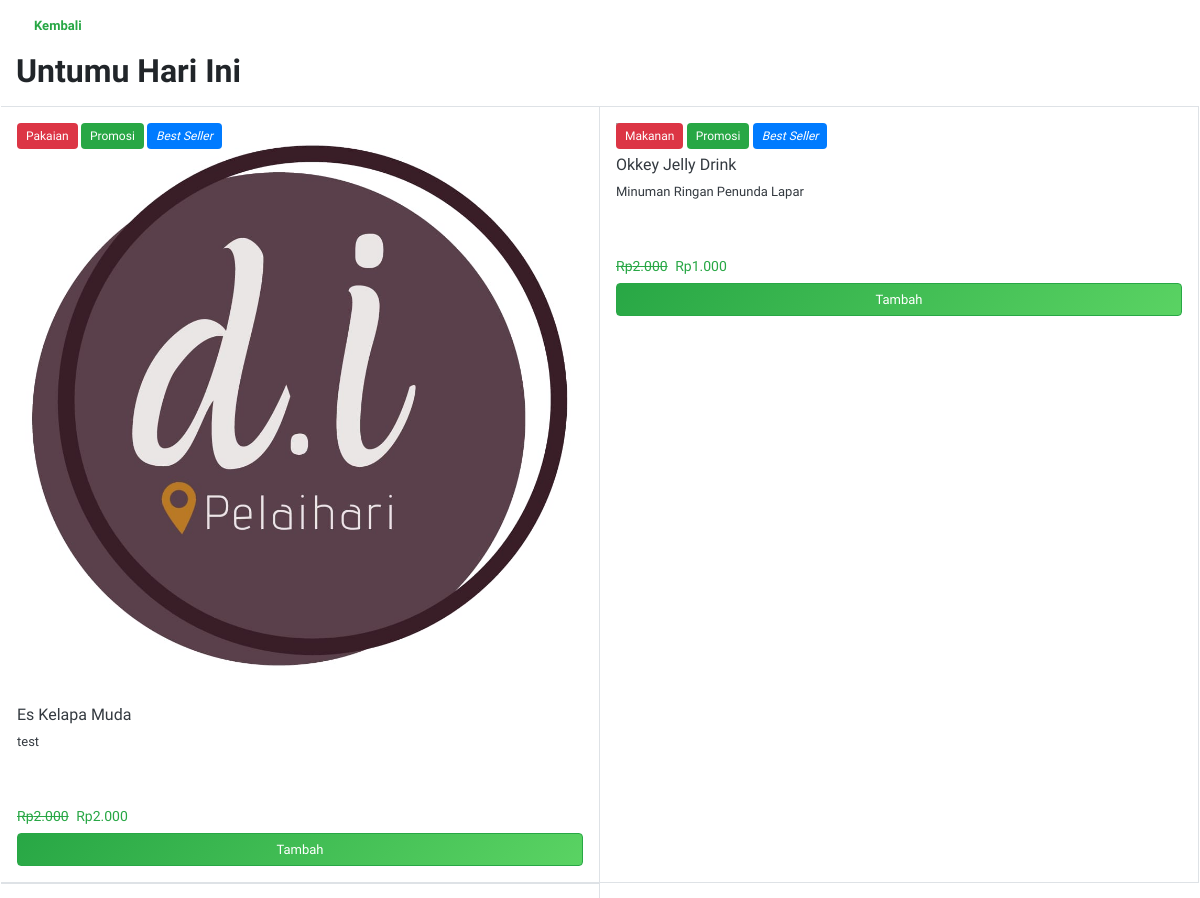
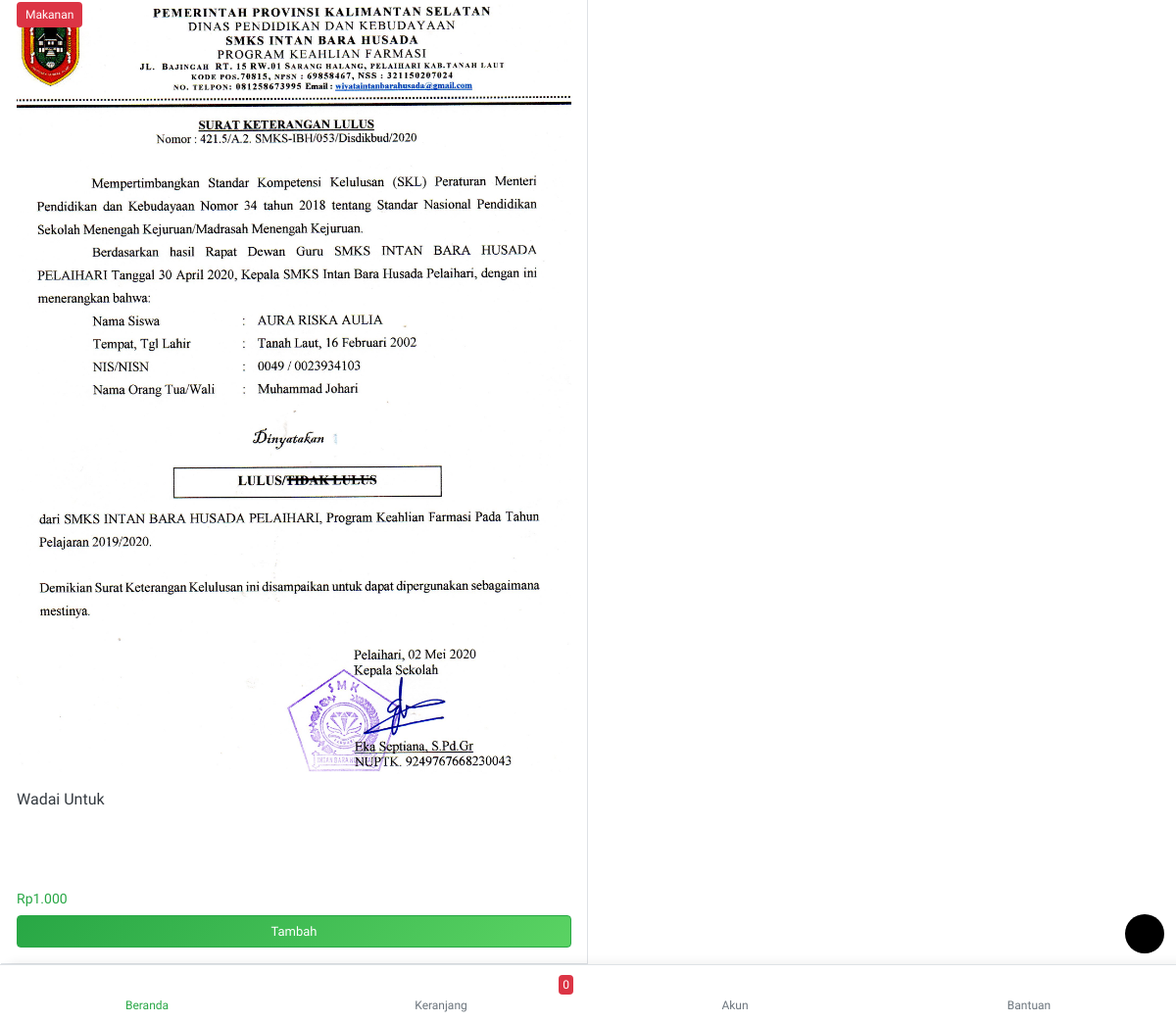
The page /beranda/produk/untumu-hari-ini on the database as committed earlier (2 pictures, top to bottom).
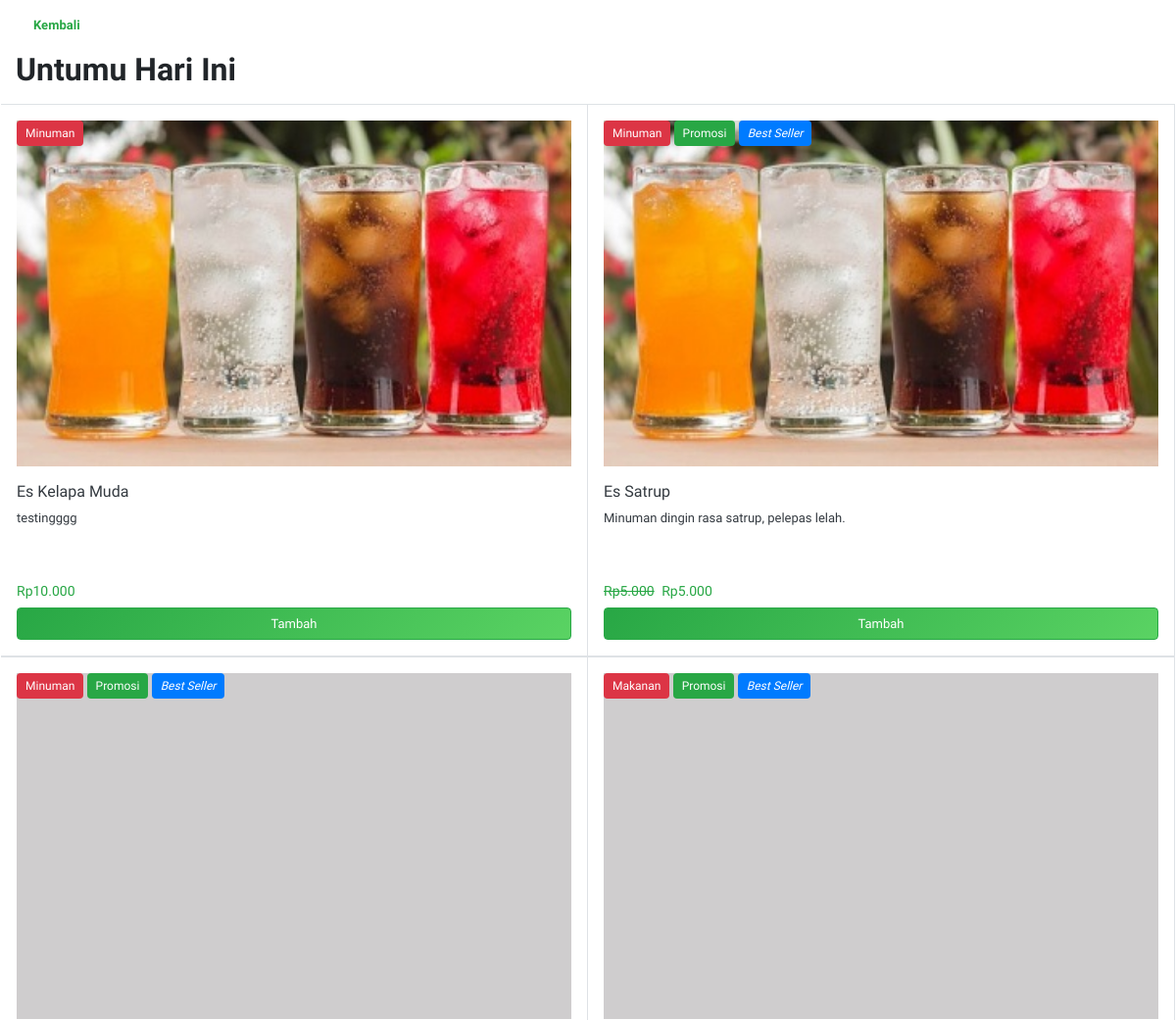
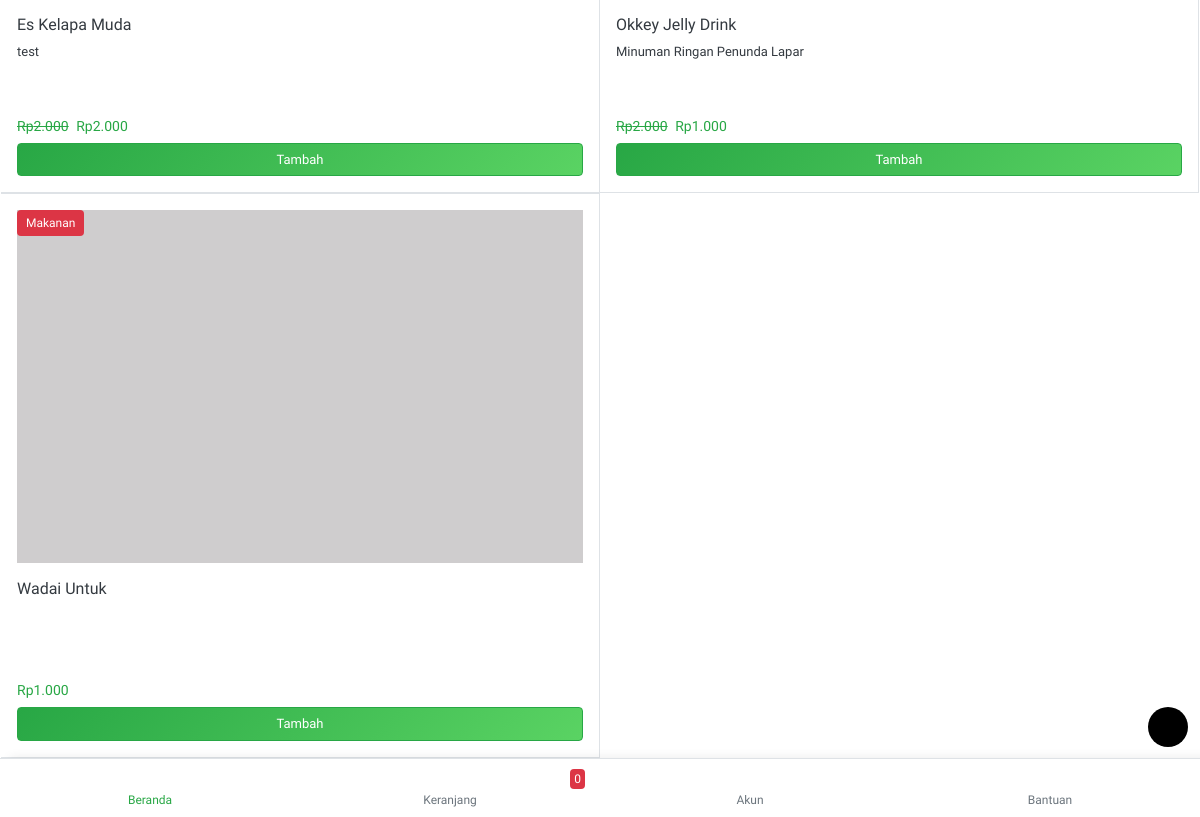
The same page on the database as committed later (2 pictures, top to bottom).
### tables this page shows
CREATE TABLE `tb_produk` (
  `id_produk` int(11) NOT NULL,
  `id_kategori` int(11) NOT NULL,
  `nama_produk` varchar(50) NOT NULL,
  `harga` varchar(50) NOT NULL,
  `harga_promosi` varchar(50) NOT NULL,
  `deskripsi` text NOT NULL,
  `gambar` varchar(100) NOT NULL,
  `promosi` int(11) NOT NULL,
  `terlaris` int(11) NOT NULL
);

CREATE TABLE `tb_kategori` (
  `id_kategori` int(11) NOT NULL,
  `nama_kategori` varchar(50) NOT NULL,
  `slug` varchar(50) NOT NULL,
  `icon` varchar(20) NOT NULL
);

### application/controllers/Beranda.php (called while the page is built, shortened)
<?php
class Beranda extends CI_Controller {
	function __construct(){
		$this->load->model('mberanda');
	}
	public function produk()
	{
		$data['produk'] = $this->uri->segment(3);
		$produk = $this->uri->segment(3);
		if ($produk=="untumu-hari-ini") {
		$data['data_produk'] = $this->mberanda->get_produk1();
		} elseif ($produk=="promo-hari-ini") {
			$data['data_produk'] = $this->mberanda->get_produk2();
		} elseif ($produk=="best-seller") {
			$data['data_produk'] = $this->mberanda->get_produk3();
		} else {
			echo '<script language="javascript">document.location="'.site_url('beranda').'";</script>';
		};
		$this->load->view('tema/head');
		$this->load->view('produk',$data);
		$this->load->view('tema/menu');
		$this->load->view('tema/footer');
	}
}

### index.php (called while the page is built, shortened)
<?php
require_once BASEPATH.'core/CodeIgniter.php';

### application/models/Mberanda.php (called while the page is built, shortened)
<?php if ( ! defined('BASEPATH')) exit('No direct script access allowed');
class Mberanda extends CI_Model {
public function get_produk1()
	{
		$query = $this->db->query("SELECT * FROM `tb_kategori` JOIN tb_produk ON tb_kategori.id_kategori=tb_produk.id_kategori ORDER BY `tb_produk`.`id_produk` DESC");
		return $query;
	}
}

### application/views/produk.php (the view, shortened to what this page needs)
<div class="osahan-listing">
	<div class="p-3 bg-white">
		<div class="d-flex align-items-center">
			<a class="font-weight-bold text-success text-decoration-none" href="<?= site_url() ?>beranda">
				<i class="icofont-rounded-left back-page"></i> Kembali</a>
		</div>
	</div>
	<div class="px-3 bg-white pb-2">
		<div class="pt-0">
			<h2 class="font-weight-bold"><?= ucwords(str_replace("-", " ", htmlspecialchars($produk))); ?></h2>
		</div>
	</div>
	<div class="osahan-listing px-3 bg-white">
		<div class="row">
			<?php
			foreach ($data_produk->result() as $data):
				$nama_produk = strtolower(str_replace(" ", "-", "$data->nama_produk"));
				?>
				<div class="col-6 p-0 border-right border-bottom border-top">
					<div class="list-card-image">
						<a href="<?= base_url() ?>beranda/detail_produk/<?= $nama_produk; ?>" class="text-dark">
							<div class="member-plan position-absolute">
								<span class="badge mt-3 mb-3 ml-3 badge-danger"><?= $data->nama_kategori; ?></span>
								<?= $data->promosi == 0 ? '' : '<span class="badge badge-success">Promosi</span>'; ?>
								<?= $data->terlaris == 0 ? '' : '<span class="badge badge-primary"><i>Best Seller</i></span>'; ?>
							</div>
							<div class="p-3">
								<img src="<?= base_url() ?>file/<?= $data->gambar; ?>"
									 class="img-fluid item-img w-100 mb-3">
								<h6><?= htmlspecialchars($data->nama_produk); ?></h6>
								<p style="height: 60px">
									<?php
									$jml = strlen($data->deskripsi);
									echo $jml <= 100 ? htmlspecialchars($data->deskripsi) : substr(htmlspecialchars($data->deskripsi), 0, 100) . " (Lihat Selengkapnya)";
									?>
								</p>
								<div class="" id="container-button">
									<h6 class="price m-0 text-success">
										<?= $data->promosi == 1 ? '<del class="text-success mr-1">Rp' . number_format($data->harga, 0, ',', '.') . '</del>' . ' Rp' . number_format($data->harga_promosi, 0, ',', '.') : 'Rp' . number_format($data->harga, 0, ',', '.'); ?>
									</h6>
									<button data-id="<?= $data->id_produk ?>"
											id="btn-add-cart"
											class="btn btn-success btn-block ml-auto mt-2">Tambah
									</button>
								</div>
							</div>
						</a>
					</div>
				</div>
			<?php endforeach; ?>
		</div>
	</div>
</div>

### application/views/tema/head.php (shortened to what this page needs)
<!DOCTYPE html>
<html lang="en">
<head>
	<link rel="stylesheet" type="text/css" href="<?php echo base_url() ?>assets2/vendor/slick/slick.min.css"/>
	<link rel="stylesheet" type="text/css" href="<?php echo base_url() ?>assets2/vendor/slick/slick-theme.min.css"/>
	<link href="<?php echo base_url() ?>assets2/vendor/icons/icofont.min.css" rel="stylesheet" type="text/css">
	<link href="<?php echo base_url() ?>assets2/vendor/bootstrap/css/bootstrap.min.css" rel="stylesheet">
	<link href="<?php echo base_url() ?>assets2/vendor/snackbar/snackbar.min.css" rel="stylesheet">
	<link href="<?php echo base_url() ?>assets2/css/style.css" rel="stylesheet">
	<link href="<?php echo base_url() ?>assets2/vendor/sidebar/demo.css" rel="stylesheet">
</head>
<body class="fixed-bottom-padding">
<div class="theme-switch-wrapper"
	 style="display: <?php echo ($this->uri->segment(2) === 'alamatpeta' || $this->uri->segment(2) === 'checkout' || $this->uri->segment(2) === 'proses') ? 'none' : 'block' ?>">
	<label class="theme-switch" for="checkbox">
		<i class="icofont-moon"></i>
	</label>
</div>

### application/views/tema/menu.php
<div class="osahan-menu-fotter fixed-bottom bg-white text-center border-top">
	<div class="row m-0">
		<a href="<?= base_url() ?>beranda"
		   class="text-muted col small text-decoration-none p-2 <?php if ($this->session->userdata('menu') == 'beranda') {
			   echo "selected";
		   } ?>">
			<p class="h5 m-0"><i class="<?php if ($this->session->userdata('menu') == 'beranda') {
					echo "text-success";
				} ?> icofont-grocery"></i></p>
			Beranda
		</a>
		<a style="position: relative" href="<?= base_url() ?>keranjang"
		   class="text-muted col small text-decoration-none p-2 <?php if ($this->session->userdata('menu') == 'keranjang') {
			   echo "selected";
		   } ?>">
			<p class="h5 m-0"><i class="icofont-cart"></i></p>
			Keranjang
			<div style="position: absolute;top:10px;right: 15px" class="badge badge-danger p-1 ml-1 small"
				 id="cart-item-count">0
			</div>
		</a>
		<a href="<?= base_url() ?>akun"
		   class="text-muted col small text-decoration-none p-2 <?php if ($this->session->userdata('menu') == 'akun') {
			   echo "selected";
		   } ?>">
			<p class="h5 m-0"><i class="icofont-user"></i></p>
			Akun
		</a>
		<a target="_BALNK" href="https://wa.me/6285245462842"
		   class="text-muted col small text-decoration-none p-2">
			<p class="h5 m-0"><i class="icofont-chat"></i></p>
			Bantuan
		</a>
	</div>
</div>

### application/views/tema/footer.php (shortened to what this page needs)
</body>
</html>

### assets2/css/style.css (style rules this page uses)
body { font-family: 'Ubuntu', sans-serif; font-size: 13px; background-color: #f0f2f5; }
.small, small { font-size: 12px; }
.back-page { font-size: 19px; vertical-align: bottom; }
div,a { outline: none !important; text-decoration: none !important; }
a.selected { color: #28a745 !important; }
.fixed-bottom-padding { padding-bottom: 59px; }
.fixed-bottom { border-radius: 0px; box-shadow: 10px -1px 10px rgba(0, 0, 0, .075); height: 59px; }
.list-card-image .price { font-size: 14px; }
.btn-success { background: #28a745; background: -moz-linear-gradient(-45deg, #28a745 0%, #5ad363 100%); background: -webkit-linear-gradient(-45deg, #28a745 0%,#5ad363 100%); background: linear-gradient(135deg, #28a745 0%,#5ad363 100%); filter: progid:DXImageTransform.Microsoft.gradient( startColorstr='#28a745', endColorstr='#5ad363',GradientType=1 ); ; }
label { margin: 0 0 2px 0; font-size: 12px; color: #4a4949; }
.btn { font-size: 13px; }
.badge { font-size: 12px; padding: 7px 9px; font-weight: 500; }
.badge-success { color: white; }
.badge-danger { color: white; }
.badge-primary { color: white; }
.theme-switch-wrapper { position: fixed; bottom: 12px; right: 12px; z-index: 99999; width: 40px; height: 40px; border-radius: 50px; display: flex; align-items: center; justify-content: center; cursor: pointer; }
.fixed-bottom-padding .theme-switch-wrapper { bottom: 70px; }
.theme-switch { width: 40px; height: 40px; background: #000; color: #fff; border-radius: 50px; font-size: 20px; margin: 0px; display: flex; align-items: center; justify-content: center; cursor: pointer; }

Rows that differ between the two databases and show on the page:
removed tb_produk: id_kategori.nama_kategori "Pakaian", promosi "Promosi", terlaris "Best Seller", gambar (picture), nama_produk "Es Kelapa Muda", deskripsi "test", harga "2.000", harga_promosi "2.000"
removed tb_produk: id_kategori.nama_kategori "Makanan", promosi "Promosi", terlaris "Best Seller", nama_produk "Okkey Jelly Drink", deskripsi "Minuman Ringan Penunda Lapar", harga "2.000", harga_promosi "1.000"
changed tb_produk: id_kategori.nama_kategori "Makanan" → "Minuman"; gambar: a different picture; nama_produk "Wadai Untuk" → "Es Kelapa Muda"; deskripsi (not shown) → "testingggg"; harga "1.000" → "10.000"
added tb_produk: id_kategori.nama_kategori "Minuman", promosi "Promosi", terlaris "Best Seller", gambar (picture), nama_produk "Es Satrup", deskripsi "Minuman dingin rasa satrup, pelepas lelah.", harga "5.000", harga_promosi "5.000"
added tb_produk: id_kategori.nama_kategori "Minuman", promosi "Promosi", terlaris "Best Seller", gambar (picture), nama_produk "Es Kelapa Muda", deskripsi "test", harga "2.000", harga_promosi "2.000"
added tb_produk: id_kategori.nama_kategori "Makanan", promosi "Promosi", terlaris "Best Seller", gambar (picture), nama_produk "Okkey Jelly Drink", deskripsi "Minuman Ringan Penunda Lapar", harga "2.000", harga_promosi "1.000"
added tb_produk: id_kategori.nama_kategori "Makanan", gambar (picture), nama_produk "Wadai Untuk", harga "1.000"
